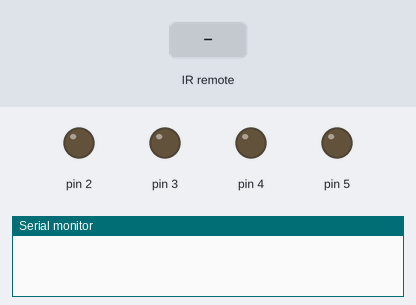
A sketch run on a simulated Arduino Uno, built with avr-gcc and run on an emulated ATmega328P. Shown: output pins drawn as LEDs (lit = HIGH), the last lines printed to the serial monitor. Inputs (shaded band) come from the test bench.

Above: at 1.2 s.
1.3 s: infrared code 0xFFA25D received
At 1.9 s:
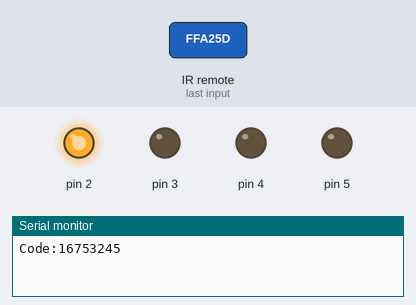
2.8 s: infrared code 0xFF629D received
At 4.0 s:
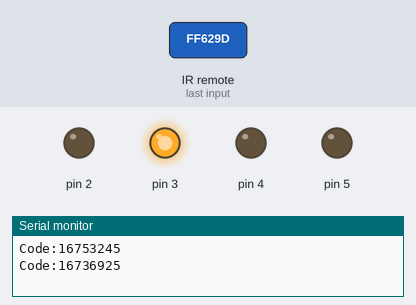
4.3 s: infrared code 0xFFE21D received
At 5.3 s:
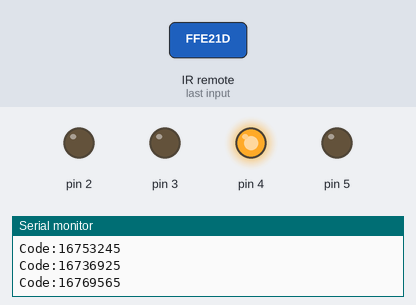
Timing chart, 0 to 7.3 s (numbered marks = the images above; inputs shaded):
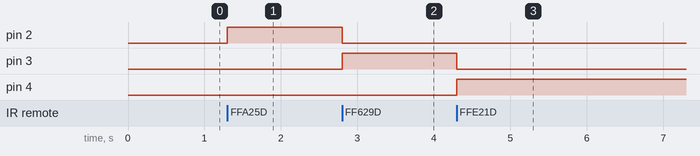

Measured:
- after the input at 1.3 s, pin 2: LOW → HIGH at once
- after the input at 2.8 s, pin 2: HIGH → LOW at once; pin 3: LOW → HIGH at once
- after the input at 4.3 s, pin 3: HIGH → LOW at once; pin 4: LOW → HIGH at once

The sketch:

IR_Relay_Control.ino
```cpp
#include <IRremote.h>
int IRpin = 8;
IRrecv irrecv(IRpin);
 decode_results results;
void setup() {
pinMode (2, OUTPUT);
pinMode (3, OUTPUT);
pinMode (4, OUTPUT);
pinMode (5, OUTPUT);
 Serial.begin(9600);
 irrecv.enableIRIn();
}
void loop() {
  // UP: 16718055
  // DOWN: 16730805
  // LEFT: 1253111735
  // RIGHT: 904583189
  // OK:  16726215
  // 1: 16753245
  //2: 16736925
  //3: 16769565
 if(irrecv.decode(&results)){
  Serial.print("Code:");
  Serial.println(results.value);
  if(results.value == 16753245){
    digitalWrite(2, HIGH);
    digitalWrite(3, LOW);
    digitalWrite(4, LOW);
    digitalWrite(5, LOW);

    }
    else if(results.value == 16736925) {
    digitalWrite(2, LOW);
    digitalWrite(3, HIGH);
    digitalWrite(4, LOW);
    digitalWrite(5, LOW);
      }
      else if(results.value == 16769565) {
          digitalWrite(2, LOW);
    digitalWrite(3, LOW);
    digitalWrite(4, HIGH);
    digitalWrite(5, LOW);

    }
  irrecv.resume();

 }
}
```
